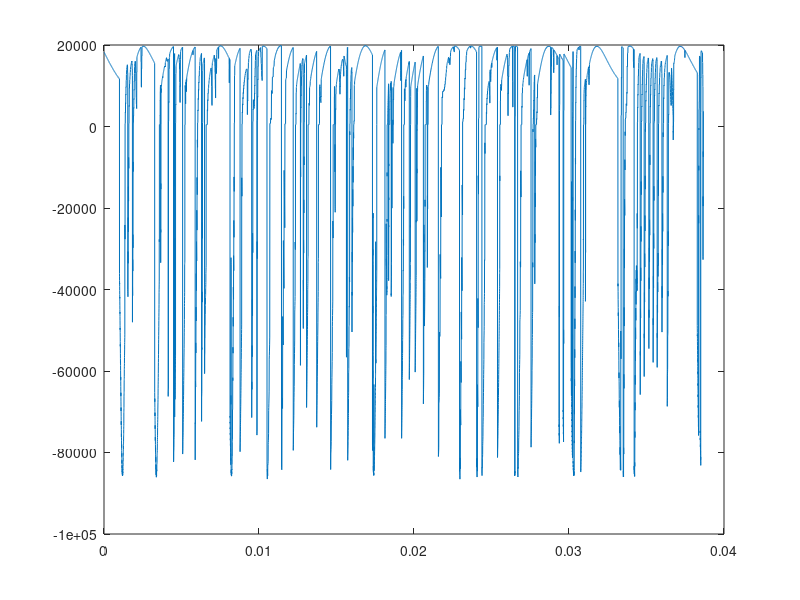
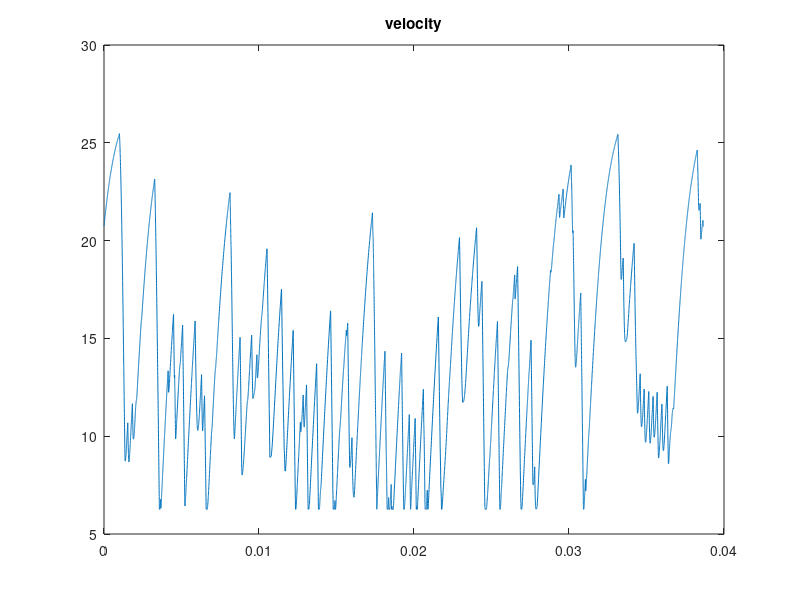
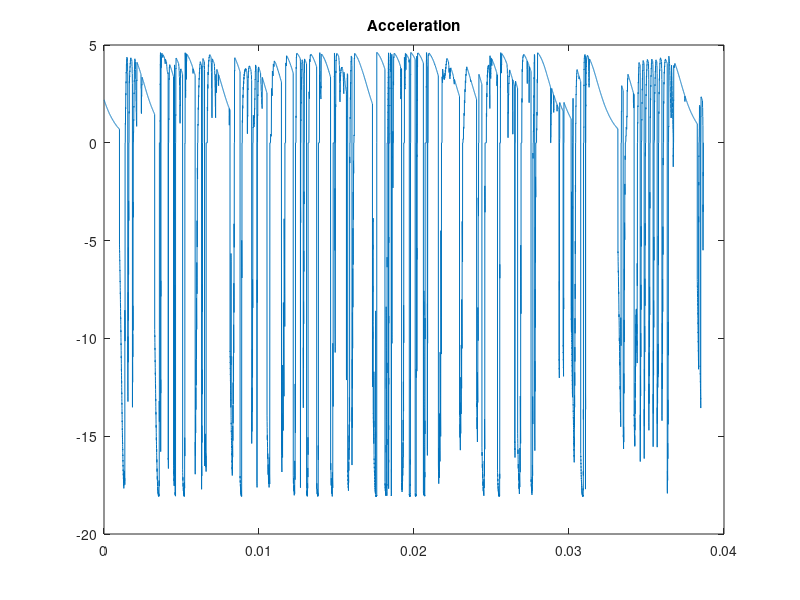
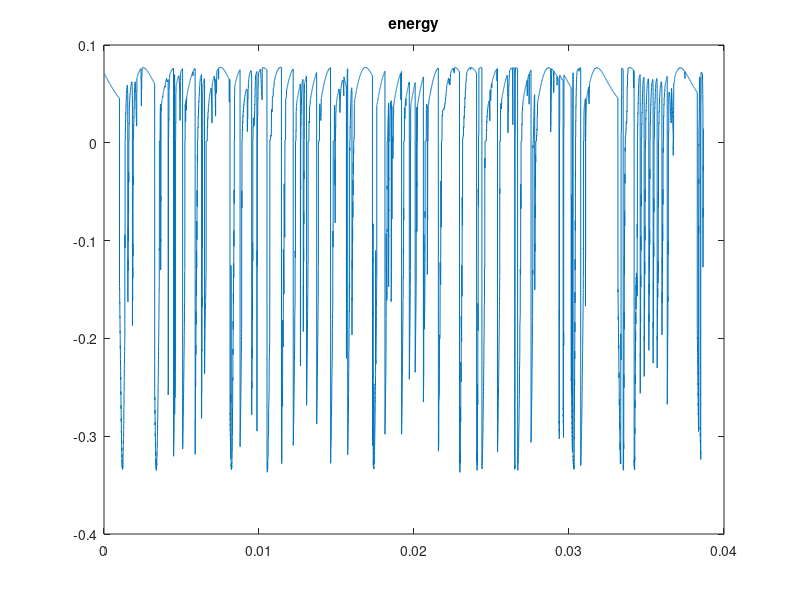

Reproduce these figures in MATLAB, in order.
clear
clc
%% Take inputs
VehicleMass = 317; %Kg
VelocityTrace = csvread('EnduranceVelocityTrace.csv');
time = VelocityTrace( :,1)./(60^2); %convert seconds to hours
Velocity = VelocityTrace(:,2);
Velocity = .3048 .* Velocity; %convert to m/s
AccelerationTrace = csvread('EnduranceAccelerationTrace.csv');
Acceleration = AccelerationTrace(:,2);
Acceleration = 9.81 .* Acceleration; %convert to m/s^2
air_density = 1.204; %kg/M^3
frontal_area = 1.8; %m^2
CD = .25;
Croll = .2;
count = 0;
RegenEf = .3;
MaxEnergy = 8000;
n = 1;

%%
Power = (VehicleMass .* Acceleration .* Velocity) + ((1/2) * air_density * frontal_area * CD .* Velocity .^3) + (Croll * VehicleMass .* Velocity);
figure(1)
plot(time, Power)

dx = time(2) - time(1); % Calculate the step size
Energy = Power .* dx;
EnergyN = find(Energy<0);
EnergyP = find(Energy>0);
N = numel(EnergyP);
EnergyP(EnergyP>MaxEnergy) = MaxEnergy;
EnergyRegen = EnergyN .* RegenEf;
EnergyTotal = sum(EnergyP) - sum(EnergyRegen);
fprintf('%f Wh of energy per lap', EnergyTotal)

figure(4)
plot(time,Acceleration)
title('Acceleration')
figure(2)
plot(time,Velocity)
title('velocity')
figure(5)
plot(time,Energy)
title('energy')


